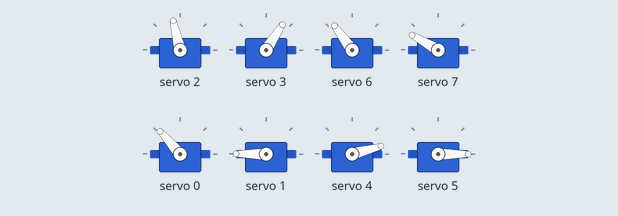
This sketch was run on a simulated Arduino Uno, built with avr-gcc and run on an emulated ATmega328P. Shown: 8 × servo. What the sketch prints to the serial monitor is not drawn.

Above: at 0.3 s.
At 9.56 s:
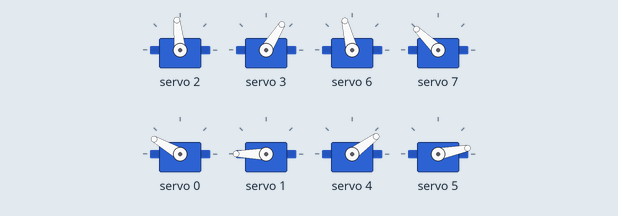
At 19.55 s:
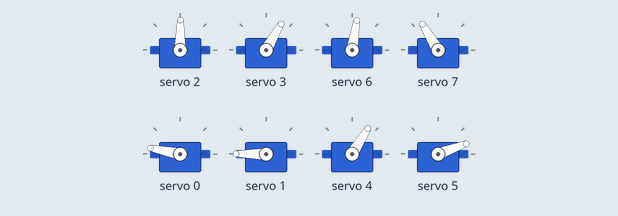
At 39.73 s:
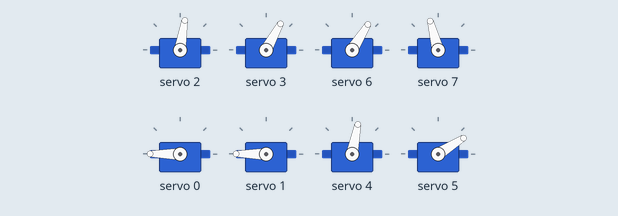
Timing chart, 0 to 40.0 s (numbered marks = the images above):
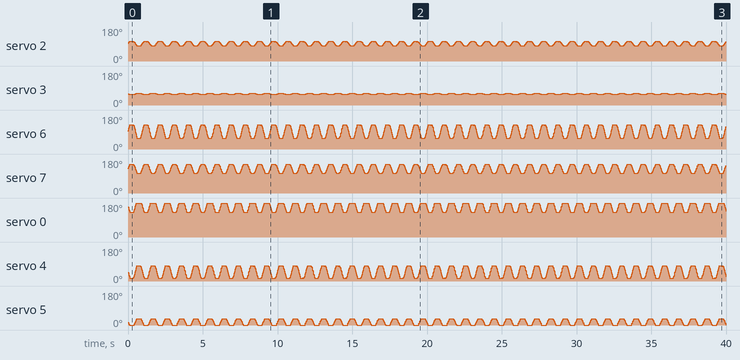

The sketch:

1Leg_4SAC.ino
```cpp
#include "HCPCA9685.h"
#define  I2CAdd 0x40
HCPCA9685 HCPCA9685(I2CAdd);

int pos0 = 0;
int pos1 = 0;
int pos2 = 0;
int pos3 = 0;
int pos4 = 0;
int pos5 = 0;
int pos6 = 0;
int pos7 = 0;
unsigned int Pos1_map;
unsigned int Pos2_map;
unsigned int Pos3_map;
unsigned int Pos4_map;
float Funcion_0;
float Funcion_1;
//Comandos
bool Stand_by = false;
bool Rest = false;
bool Paso = false;
bool Adelante_0 = true;
bool Adelante_1 = false;
bool Run = false;
//Tiempo..................................................INICIALIZACION
float Tiempo = 0.0;
float Tiempo_0 = 0.0;
float Tiempo_1 = 0.0;
float Tiempo_3 = 0.0;
float Tiempo_3_t = 0.0;
float Vel_0 = 10.0;     //Velocidad_0
float Vel_1 = 10.0;     //Velocidad_1
float Ret0 = 0.0;
float Ret_t0 = 0.0;
float Ret1 = 0.0;
float Ret_t1 = 0.0;
float Retmax = 0.15;    // Meseta
float Peak_0 = 0.0;
float Peak_1 = 0.0;
bool Pulso_0 = 0;
bool Pulso_1 = 0;
bool OSR = 0;
bool OSRR = 0;
float Out_0 = 0.0;
float Out_1 = 0.0;
int cont_pasos = 0;
int valor_0 = 0;

void setup()
{
  HCPCA9685.Init(SERVO_MODE);
  HCPCA9685.Sleep(false);
  Serial.begin(9600);

  // TIMER 2 for interrupt frequency 20 Hz:
  TCCR2A = 0;
  TCCR2B = 0;
  TCNT2  = 0;
  OCR2A = 12499;
  TCCR2B |= (1 << WGM21);
  TCCR2B |= (0 << CS22) | (1 << CS21) | (1 << CS20);
  TIMSK2 |= (1 << OCIE2A);

}

ISR(TIMER2_COMPA_vect) {
  Tiempo = Tiempo + 0.05;
  Tiempo_3 = Tiempo_3 + 0.05;
  Tiempo_3_t = Tiempo_3 / 100;
  Tiempo_0 = Tiempo / Vel_0;
  Tiempo_1 = Tiempo / Vel_1;
  Funcion_0 = 0.5  + (0.5 * sin(Tiempo_0));
  Funcion_1 = 1 - Funcion_0;

  if (Funcion_0 >= 0.95) {
    if (Ret_t0 < Retmax) {
      Tiempo = Tiempo - 0.05;
      Funcion_0 = 1;
    }
    Ret0 = Ret0 + 0.05;
  }

  if (Funcion_0 <= 0.05) {
    if (Ret_t1 < Retmax) {
      Tiempo = Tiempo - 0.05;
      Funcion_0 = 0;
    }
    Ret1 = Ret1 + 0.05;
  }

  Ret_t0 = Ret0 / 100;
  Ret_t1 = Ret1 / 100;

  if (Funcion_0 >= 0.95 && OSR == 0) {
    Peak_0 = Peak_0 + 1.0;
    cont_pasos = cont_pasos + 1;
    OSR = 1;
    Ret1 = 0.0;
  }
  if (Funcion_0 <= 0.95 && OSR == 1) {
    Peak_0 = Peak_0 - 1.0;
    OSR = 0;
    Ret0 = 0.0;
  }

  if (Tiempo_3_t <= 0.250) {
    Pulso_0 = 0;
    Pulso_1 = 1;
  }

  if (Tiempo_3_t > 0.250) {
    Pulso_0 = 1;
    Pulso_1 = 0;
  }

  if (Tiempo_3_t > 0.500) {
    Tiempo_3 = 0;
    Pulso_0 = 0;
    Pulso_1 = 1;
  }

  if (Stand_by == false) {
    Out_0 = Funcion_0;
    Out_1 = Funcion_1;
  }

  if (Stand_by == true) {
    Out_0 = 0.0;
    Out_1 = 0.0;
  }

}

void loop()
{
  if ( Stand_by == true) {
    //Delanteras
    HCPCA9685.Servo(2, 230);
    HCPCA9685.Servo(3, 230);
    HCPCA9685.Servo(6, 230);
    HCPCA9685.Servo(7, 230);
    //Traseras:
    HCPCA9685.Servo(0, 330);
    HCPCA9685.Servo(1, 450);
    HCPCA9685.Servo(4, 130);
    HCPCA9685.Servo(5, 0);
  }

  if ( Rest == true) {
    //Delanteras
    HCPCA9685.Servo(2, 180);    //LADO A
    HCPCA9685.Servo(3, 140);    //LADO A
    HCPCA9685.Servo(6, 130);    //LADO B
    HCPCA9685.Servo(7, 230);   //LADO B
    //Traseras:
    HCPCA9685.Servo(0, 410);    //LADO A
    HCPCA9685.Servo(1, 450);    //LADO A
    HCPCA9685.Servo(4, 180);   //LADO B
    HCPCA9685.Servo(5, 80);   //LADO B

    delay(1200);

    //Delanteras
    HCPCA9685.Servo(2, 330);
    HCPCA9685.Servo(3, 280);
    HCPCA9685.Servo(6, 280);
    HCPCA9685.Servo(7, 320);
    //Traseras:
    HCPCA9685.Servo(0, 285);
    HCPCA9685.Servo(1, 410);
    HCPCA9685.Servo(4, 40);
    HCPCA9685.Servo(5, 0);

    delay(1200);

  }

  if ( Adelante_0 == true) {
    //Delanteras
    pos2 = 180 + (50 * Funcion_0);
    pos3 = 140 - (10 * Funcion_0);
    pos6 = 130 + (150 * Funcion_0);
    pos7 = 230 + (100 * Funcion_0);
    //Traseras:
    pos0 = 410 - (125 * Funcion_0);
    pos1 = 450 - (40 * Funcion_0);
    pos4 = 180 - (140 * Funcion_0);
    pos5 = 80 - (80 * Funcion_0);

    //Delanteras
    HCPCA9685.Servo(2, pos2);    //LADO A
    HCPCA9685.Servo(3, pos3);    //LADO A
    HCPCA9685.Servo(6, pos6);    //LADO B
    HCPCA9685.Servo(7, pos7);   //LADO B
    //Traseras:
    HCPCA9685.Servo(0, pos0);    //LADO A
    HCPCA9685.Servo(1, pos1);    //LADO A
    HCPCA9685.Servo(4, pos4);   //LADO B
    HCPCA9685.Servo(5, pos5);   //LADO B

  }

  Serial.print(valor_0);
  Serial.print(",");
  Serial.print(Out_0);
  Serial.print(",");
  Serial.print(Out_1);
  Serial.println();

}
```
